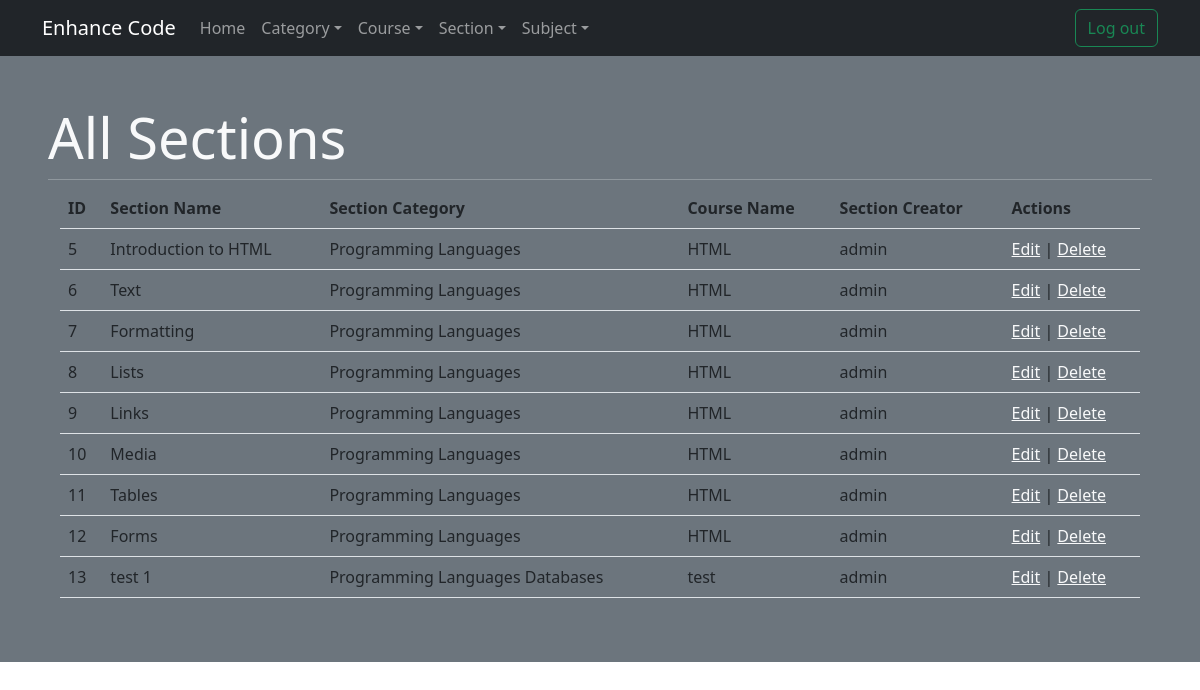
/dashboard/section (signed in), run on the app's committed database.
### project_app/models.py (models this page shows)
class Section(models.Model):
    name = models.CharField(max_length=255)
    description = models.TextField()
    created_at = models.DateTimeField(auto_now_add=True)
    updated_at = models.DateTimeField(auto_now=True)
    course = models.ForeignKey(Course, related_name="sections",on_delete=models.CASCADE)
    section_creator = models.ForeignKey(User,related_name="sections_mader",on_delete=models.CASCADE)

class Category(models.Model):
    name = models.CharField(max_length=255)
    created_at = models.DateTimeField(auto_now_add=True)
    updated_at = models.DateTimeField(auto_now=True)
    category_creator = models.ForeignKey(User,related_name="categories_mader",on_delete=models.CASCADE)

class Course(models.Model):
    name = models.CharField(max_length=255)
    image = models.CharField(max_length=255)
    description = models.TextField()
    instructor = models.CharField(max_length=255)
    goals = models.TextField()
    created_at = models.DateTimeField(auto_now_add=True)
    updated_at = models.DateTimeField(auto_now=True)
    categories = models.ManyToManyField(Category,related_name='courses')
    course_creator = models.ForeignKey(User,related_name="courses_mader",on_delete=models.CASCADE)

class User(models.Model):
    first_name = models.CharField(max_length=255)
    last_name = models.CharField(max_length=255)
    email = models.CharField(max_length=255)
    date_of_birth = models.DateTimeField()
    password = models.CharField(max_length=255)
    is_admin = models.BooleanField(default=False)
    created_at = models.DateTimeField(auto_now_add=True)
    updated_at = models.DateTimeField(auto_now=True)
    objects = UserManager()

### project_app/views.py (the view)
# urls.py: path('dashboard/section',views.all_sections),
def all_sections(request):
    if 'user_id' not in request.session:
        return redirect('/dashboard')
    _user = User.objects.get(id=request.session['user_id'])
    if not _user.is_admin:
        return redirect('/home')
    context = {
        'sections':Section.objects.all()
    }
    return render(request, 'dashboard/section/all_sections.html',context)

### project_app/templates/dashboard/section/all_sections.html
{% extends 'dashboard/dashboard.html' %}
{% block content %}
<div class="p-5 bg-secondary text-light">
    <h1 class="display-4">All Sections</h1>
    <hr class="my-2">
    <div class="container">
        <table class="table">
            <thead>
                <tr>
                    <th>ID</th>
                    <th>Section Name</th>
                    <th>Section Category</th>
                    <th>Course Name</th>
                    <th>Section Creator</th>
                    <th>Actions</th>
                </tr>
            </thead>
            <tbody>
                {% for section in sections %}
                    <tr>
                        <td scope="row">{{section.id}}</td>
                        <td>{{section.name}}</td>
                        <td>
                            {% for category in section.course.categories.all %}
                                {{category.name}}
                            {% endfor %}
                        </td>
                        <td>{{section.course.name}}</td>
                        <td>{{section.section_creator.first_name}}</td>
                        <td class="text-dark">
                            <a class="text-light" href="/dashboard/section/edit/{{section.id}}">Edit</a> | <a class="text-light" href="/dashboard/section/delete/{{section.id}}">Delete</a>
                        </td>
                    </tr>
                {% endfor %}
            </tbody>
        </table>
    </div>
</div>
{% endblock content %}

### data on the page
Section: id "5", name "Introduction to HTML", course.name "HTML", section_creator.first_name "admin"
Category: name "Programming Languages"
Section: id "6", name "Text", course.name "HTML", section_creator.first_name "admin"
Section: id "7", name "Formatting", course.name "HTML", section_creator.first_name "admin"
Section: id "8", name "Lists", course.name "HTML", section_creator.first_name "admin"
Section: id "9", name "Links", course.name "HTML", section_creator.first_name "admin"
Section: id "10", name "Media", course.name "HTML", section_creator.first_name "admin"
Section: id "11", name "Tables", course.name "HTML", section_creator.first_name "admin"
Section: id "12", name "Forms", course.name "HTML", section_creator.first_name "admin"
Section: id "13", name "test 1", course.name "test", section_creator.first_name "admin"
Category: name "Databases"
